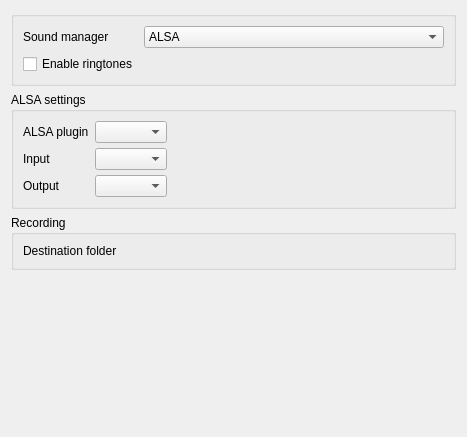
<?xml version="1.0" encoding="UTF-8"?>
<ui version="4.0">
 <class>DlgAudioBase</class>
 <widget class="QWidget" name="DlgAudioBase">
  <property name="geometry">
   <rect>
    <x>0</x>
    <y>0</y>
    <width>467</width>
    <height>437</height>
   </rect>
  </property>
  <property name="windowTitle">
   <string notr="true">Form</string>
  </property>
  <layout class="QVBoxLayout" name="verticalLayout">
   <item>
    <widget class="QGroupBox" name="groupBox1_audio">
     <property name="mouseTracking">
      <bool>false</bool>
     </property>
     <property name="title">
      <string/>
     </property>
     <layout class="QFormLayout" name="formLayout_3">
      <property name="fieldGrowthPolicy">
       <enum>QFormLayout::AllNonFixedFieldsGrow</enum>
      </property>
      <item row="0" column="0">
       <widget class="QLabel" name="label_interface">
        <property name="text">
         <string>Sound manager</string>
        </property>
        <property name="buddy">
         <cstring>kcfg_interface</cstring>
        </property>
       </widget>
      </item>
      <item row="0" column="1">
       <widget class="KComboBox" name="kcfg_interface">
        <item>
         <property name="text">
          <string>ALSA</string>
         </property>
        </item>
        <item>
         <property name="text">
          <string>PulseAudio</string>
         </property>
        </item>
       </widget>
      </item>
      <item row="2" column="0">
       <widget class="QCheckBox" name="kcfg_enableRingtones">
        <property name="text">
         <string>Enable ringtones</string>
        </property>
       </widget>
      </item>
      <item row="2" column="1">
       <widget class="KUrlRequester" name="KUrlRequester_ringtone">
        <property name="filter">
         <string notr="true">*.ul *.au *.wav</string>
        </property>
       </widget>
      </item>
     </layout>
    </widget>
   </item>
   <item>
    <widget class="QStackedWidget" name="stackedWidget_interfaceSpecificSettings">
     <property name="sizePolicy">
      <sizepolicy hsizetype="Preferred" vsizetype="Fixed">
       <horstretch>0</horstretch>
       <verstretch>0</verstretch>
      </sizepolicy>
     </property>
     <property name="currentIndex">
      <number>0</number>
     </property>
     <widget class="QWidget" name="page1_alsa">
      <layout class="QVBoxLayout" name="verticalLayout_20">
       <property name="margin">
        <number>0</number>
       </property>
       <item>
        <widget class="QGroupBox" name="groupBox_alsa">
         <property name="title">
          <string>ALSA settings</string>
         </property>
         <layout class="QFormLayout" name="formLayout_4">
          <property name="fieldGrowthPolicy">
           <enum>QFormLayout::ExpandingFieldsGrow</enum>
          </property>
          <property name="verticalSpacing">
           <number>5</number>
          </property>
          <property name="leftMargin">
           <number>9</number>
          </property>
          <item row="0" column="0">
           <widget class="QLabel" name="label1_alsaPugin">
            <property name="text">
             <string>ALSA plugin</string>
            </property>
            <property name="buddy">
             <cstring>box_alsaPlugin</cstring>
            </property>
           </widget>
          </item>
          <item row="0" column="1">
           <widget class="KComboBox" name="box_alsaPlugin">
            <property name="sizeAdjustPolicy">
             <enum>QComboBox::AdjustToContents</enum>
            </property>
           </widget>
          </item>
          <item row="2" column="0">
           <widget class="QLabel" name="label2_in">
            <property name="text">
             <string>Input</string>
            </property>
            <property name="buddy">
             <cstring>kcfg_alsaInputDevice</cstring>
            </property>
           </widget>
          </item>
          <item row="2" column="1">
           <widget class="KComboBox" name="kcfg_alsaInputDevice">
            <property name="sizeAdjustPolicy">
             <enum>QComboBox::AdjustToContents</enum>
            </property>
           </widget>
          </item>
          <item row="4" column="0">
           <widget class="QLabel" name="label3_out">
            <property name="text">
             <string>Output</string>
            </property>
            <property name="buddy">
             <cstring>kcfg_alsaOutputDevice</cstring>
            </property>
           </widget>
          </item>
          <item row="4" column="1">
           <widget class="KComboBox" name="kcfg_alsaOutputDevice">
            <property name="sizeAdjustPolicy">
             <enum>QComboBox::AdjustToContents</enum>
            </property>
           </widget>
          </item>
         </layout>
        </widget>
       </item>
      </layout>
     </widget>
     <widget class="QWidget" name="page2_pulseAudio">
      <layout class="QVBoxLayout" name="verticalLayout_7">
       <item>
        <widget class="QGroupBox" name="groupBox_pulseAudio">
         <property name="sizePolicy">
          <sizepolicy hsizetype="Expanding" vsizetype="Expanding">
           <horstretch>0</horstretch>
           <verstretch>0</verstretch>
          </sizepolicy>
         </property>
         <property name="title">
          <string>PulseAudio settings</string>
         </property>
         <layout class="QFormLayout" name="formLayout_11">
          <property name="fieldGrowthPolicy">
           <enum>QFormLayout::ExpandingFieldsGrow</enum>
          </property>
          <item row="0" column="0">
           <widget class="QCheckBox" name="kcfg_pulseAudioVolumeAlter">
            <property name="text">
             <string>Mute other applications during a call</string>
            </property>
           </widget>
          </item>
         </layout>
        </widget>
       </item>
      </layout>
     </widget>
    </widget>
   </item>
   <item>
    <widget class="QGroupBox" name="groupBox1_recordGeneral">
     <property name="sizePolicy">
      <sizepolicy hsizetype="Preferred" vsizetype="Fixed">
       <horstretch>0</horstretch>
       <verstretch>0</verstretch>
      </sizepolicy>
     </property>
     <property name="title">
      <string>Recording</string>
     </property>
     <layout class="QHBoxLayout" name="horizontalLayout">
      <item>
       <widget class="QLabel" name="label_destinationFolderd">
        <property name="text">
         <string>Destination folder</string>
        </property>
        <property name="buddy">
         <cstring>KUrlRequester_destinationFolder</cstring>
        </property>
       </widget>
      </item>
      <item>
       <widget class="KUrlRequester" name="KUrlRequester_destinationFolder">
        <property name="sizePolicy">
         <sizepolicy hsizetype="Preferred" vsizetype="Preferred">
          <horstretch>0</horstretch>
          <verstretch>0</verstretch>
         </sizepolicy>
        </property>
       </widget>
      </item>
     </layout>
    </widget>
   </item>
   <item>
    <spacer name="verticalSpacer">
     <property name="orientation">
      <enum>Qt::Vertical</enum>
     </property>
     <property name="sizeHint" stdset="0">
      <size>
       <width>20</width>
       <height>40</height>
      </size>
     </property>
    </spacer>
   </item>
  </layout>
 </widget>
 <customwidgets>
  <customwidget>
   <class>KUrlRequester</class>
   <extends>QFrame</extends>
   <header>kurlrequester.h</header>
  </customwidget>
  <customwidget>
   <class>KComboBox</class>
   <extends>QComboBox</extends>
   <header>kcombobox.h</header>
  </customwidget>
 </customwidgets>
 <resources/>
 <connections>
  <connection>
   <sender>kcfg_interface</sender>
   <signal>currentIndexChanged(int)</signal>
   <receiver>stackedWidget_interfaceSpecificSettings</receiver>
   <slot>setCurrentIndex(int)</slot>
   <hints>
    <hint type="sourcelabel">
     <x>215</x>
     <y>31</y>
    </hint>
    <hint type="destinationlabel">
     <x>442</x>
     <y>337</y>
    </hint>
   </hints>
  </connection>
 </connections>
</ui>
